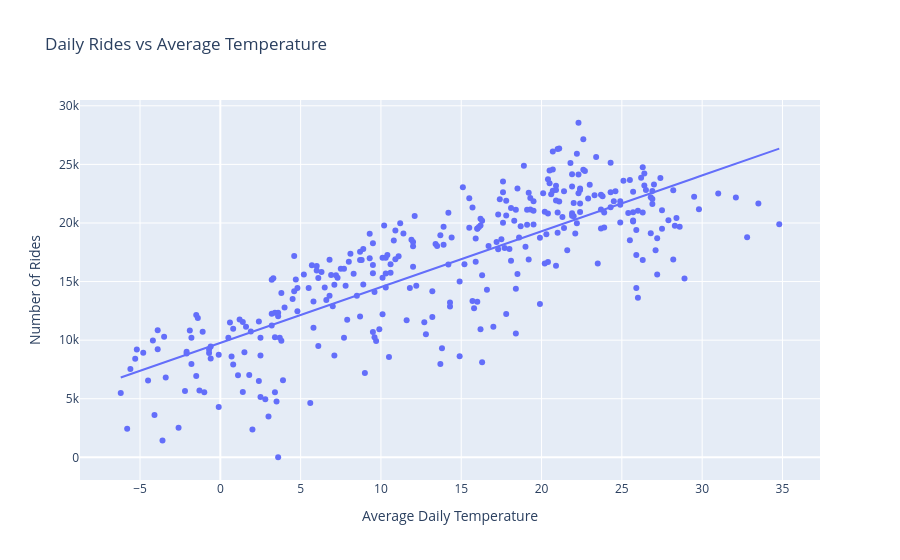

Notebook code for this chart:
### Code cell
# Rides and Average Temperature
fig = px.scatter(
    bike_weather_daily,
    x="temperature_2m_mean",
    y="number_of_rides",
    trendline="ols",
    title="Daily Rides vs Average Temperature"
)

fig.update_layout(
    xaxis_title="Average Daily Temperature",
    yaxis_title="Number of Rides"
)

fig.show()

### Figure 1 — Plotly figure (JSON) as saved in the notebook; plotly's stock layout.template omitted (floating-point values rounded to 4 significant figures; data arrays with more than 128 entries replaced by an {"elided": "..."} marker saying what was removed)
{"data": [{"hovertemplate": "temperature_2m_mean=%{x}<br>number_of_rides=%{y}<extra></extra>", "legendgroup": "", "marker": {"color": "#636efa", "symbol": "circle"}, "mode": "markers", "name": "", "orientation": "v", "showlegend": false, "type": "scatter", "x": {"elided": "335 float values"}, "xaxis": "x", "y": {"elided": "335 int values"}, "yaxis": "y"}, {"hovertemplate": "<b>OLS trendline</b><br>number_of_rides = 476.365 * temperature_2m_mean + 9767.67<br>R<sup>2</sup>=0.639089<br><br>temperature_2m_mean=%{x}<br>number_of_rides=%{y} <b>(trend)</b><extra></extra>", "legendgroup": "", "marker": {"color": "#636efa", "symbol": "circle"}, "mode": "lines", "name": "", "showlegend": false, "type": "scatter", "x": {"elided": "335 float values"}, "xaxis": "x", "y": {"elided": "335 float values"}, "yaxis": "y"}], "layout": {"legend": {"tracegroupgap": 0}, "title": {"text": "Daily Rides vs Average Temperature"}, "xaxis": {"anchor": "y", "domain": [0, 1], "title": {"text": "Average Daily Temperature"}}, "yaxis": {"anchor": "x", "domain": [0, 1], "title": {"text": "Number of Rides"}}}}
